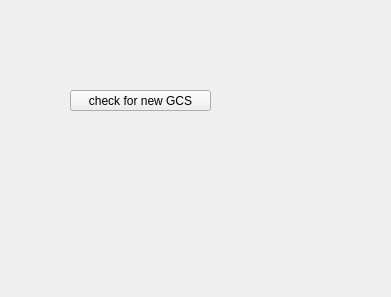
<?xml version="1.0" encoding="UTF-8"?>
<ui version="4.0">
 <class>UpdateGadgetWidget</class>
 <widget class="QWidget" name="UpdateGadgetWidget">
  <property name="geometry">
   <rect>
    <x>0</x>
    <y>0</y>
    <width>391</width>
    <height>297</height>
   </rect>
  </property>
  <property name="windowTitle">
   <string>Form</string>
  </property>
  <widget class="QPushButton" name="pushButton">
   <property name="geometry">
    <rect>
     <x>70</x>
     <y>90</y>
     <width>141</width>
     <height>21</height>
    </rect>
   </property>
   <property name="text">
    <string>check for new GCS</string>
   </property>
  </widget>
 </widget>
 <resources/>
 <connections/>
</ui>
